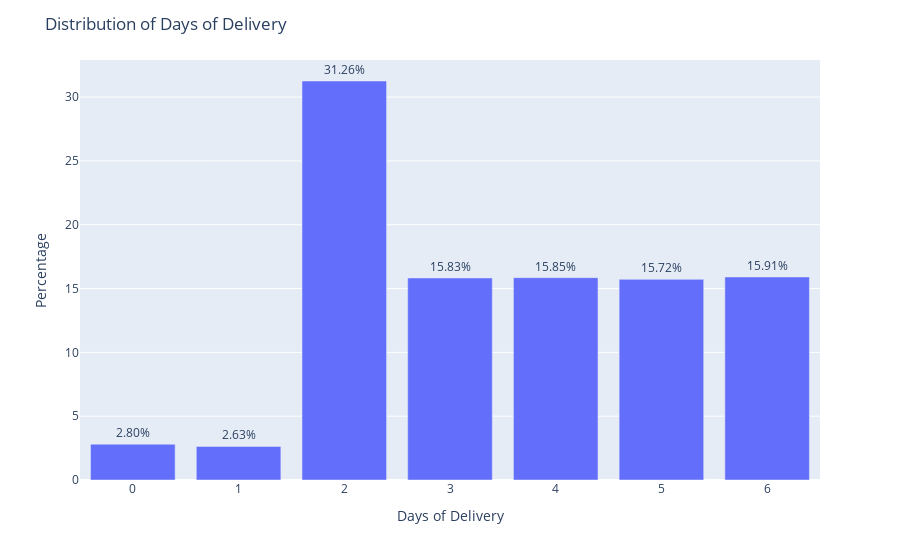

The notebook cell this image was saved under:
### Code cell
# Calculate the percentage distribution
percentage_distribution = df_regression['Days for shipping (real)_first'].value_counts(normalize=True) * 100

# Create a bar chart using Plotly Express
fig = px.bar(x=percentage_distribution.index, y=percentage_distribution.values, labels={'x': 'Days of Delivery', 'y': 'Percentage'}, text=percentage_distribution.values.round(2))
fig.update_layout(title='Distribution of Days of Delivery')
fig.update_traces(texttemplate='%{text:.2f}%', textposition='outside')
# Display the chart
fig.show()

### Figure 1 — Plotly figure (JSON) as saved in the notebook; plotly's stock layout.template omitted (floating-point values rounded to 4 significant figures)
{"data": [{"alignmentgroup": "True", "hovertemplate": "Days of Delivery=%{x}<br>Percentage=%{y}<br>text=%{text}<extra></extra>", "legendgroup": "", "marker": {"color": "#636efa", "pattern": {"shape": ""}}, "name": "", "offsetgroup": "", "orientation": "v", "showlegend": false, "text": [31.26, 15.91, 15.85, 15.83, 15.72, 2.8, 2.63], "textposition": "outside", "texttemplate": "%{text:.2f}%", "type": "bar", "x": [2, 6, 4, 3, 5, 0, 1], "xaxis": "x", "y": [31.26, 15.91, 15.85, 15.83, 15.72, 2.804, 2.627], "yaxis": "y"}], "layout": {"barmode": "relative", "legend": {"tracegroupgap": 0}, "margin": {"t": 60}, "title": {"text": "Distribution of Days of Delivery"}, "xaxis": {"anchor": "y", "domain": [0, 1], "title": {"text": "Days of Delivery"}}, "yaxis": {"anchor": "x", "domain": [0, 1], "title": {"text": "Percentage"}}}}
